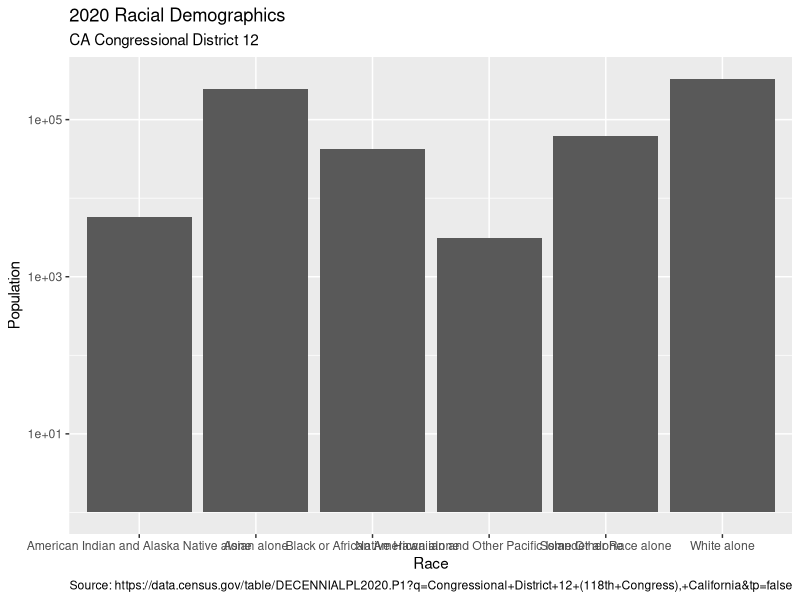

Reproduce this figure in R.
## ---- chunk 1
library(tidyverse)
race2020 <- read_csv("data/race2020.csv")

race2020plot <- race2020 |>
  ggplot(mapping = aes(x = Race, y = Population)) +
           geom_col() + scale_y_log10() + labs(title = "2020 Racial Demographics",
                                               subtitle = "CA Congressional District 12",
                                               caption = "Source: https://data.census.gov/table/DECENNIALPL2020.P1?q=Congressional+District+12+(118th+Congress),+California&tp=false")

print(race2020plot)
